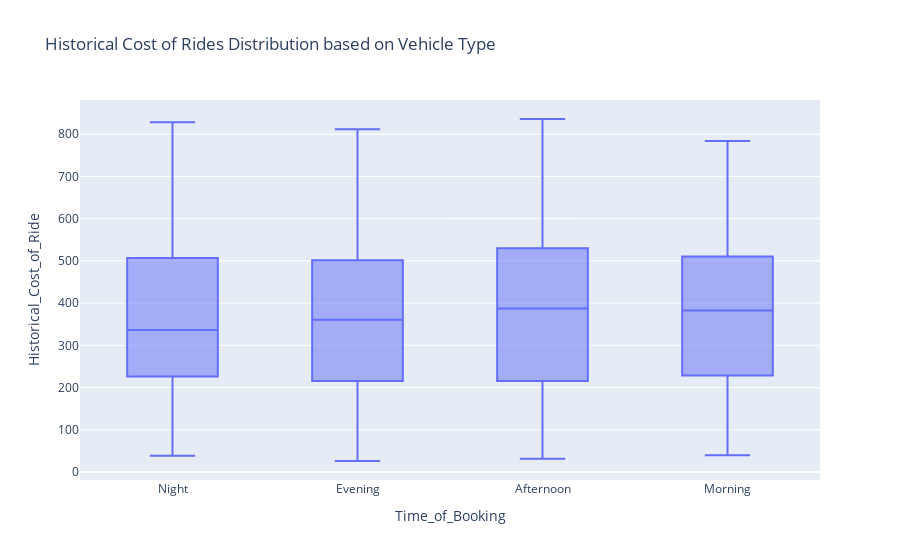

Notebook source saved alongside this figure:
### Markdown cell above
### Historical Cost of Rides Distribution based on Vehicle Type

### Code cell
fig=px.box(df, x='Time_of_Booking',
           y='Historical_Cost_of_Ride',
           title="Historical Cost of Rides Distribution based on Vehicle Type")
fig.show()

### Figure 1 — Plotly figure (JSON) as saved in the notebook; plotly's stock layout.template omitted (floating-point values rounded to 4 significant figures; data arrays with more than 128 entries replaced by an {"elided": "..."} marker saying what was removed)
{"data": [{"alignmentgroup": "True", "hovertemplate": "Time_of_Booking=%{x}<br>Historical_Cost_of_Ride=%{y}<extra></extra>", "legendgroup": "", "marker": {"color": "#636efa"}, "name": "", "notched": false, "offsetgroup": "", "orientation": "v", "showlegend": false, "type": "box", "x": {"elided": "1000 str values"}, "x0": " ", "xaxis": "x", "y": {"elided": "1000 float values"}, "y0": " ", "yaxis": "y"}], "layout": {"boxmode": "group", "legend": {"tracegroupgap": 0}, "title": {"text": "Historical Cost of Rides Distribution based on Vehicle Type"}, "xaxis": {"anchor": "y", "domain": [0, 1], "title": {"text": "Time_of_Booking"}}, "yaxis": {"anchor": "x", "domain": [0, 1], "title": {"text": "Historical_Cost_of_Ride"}}}}
